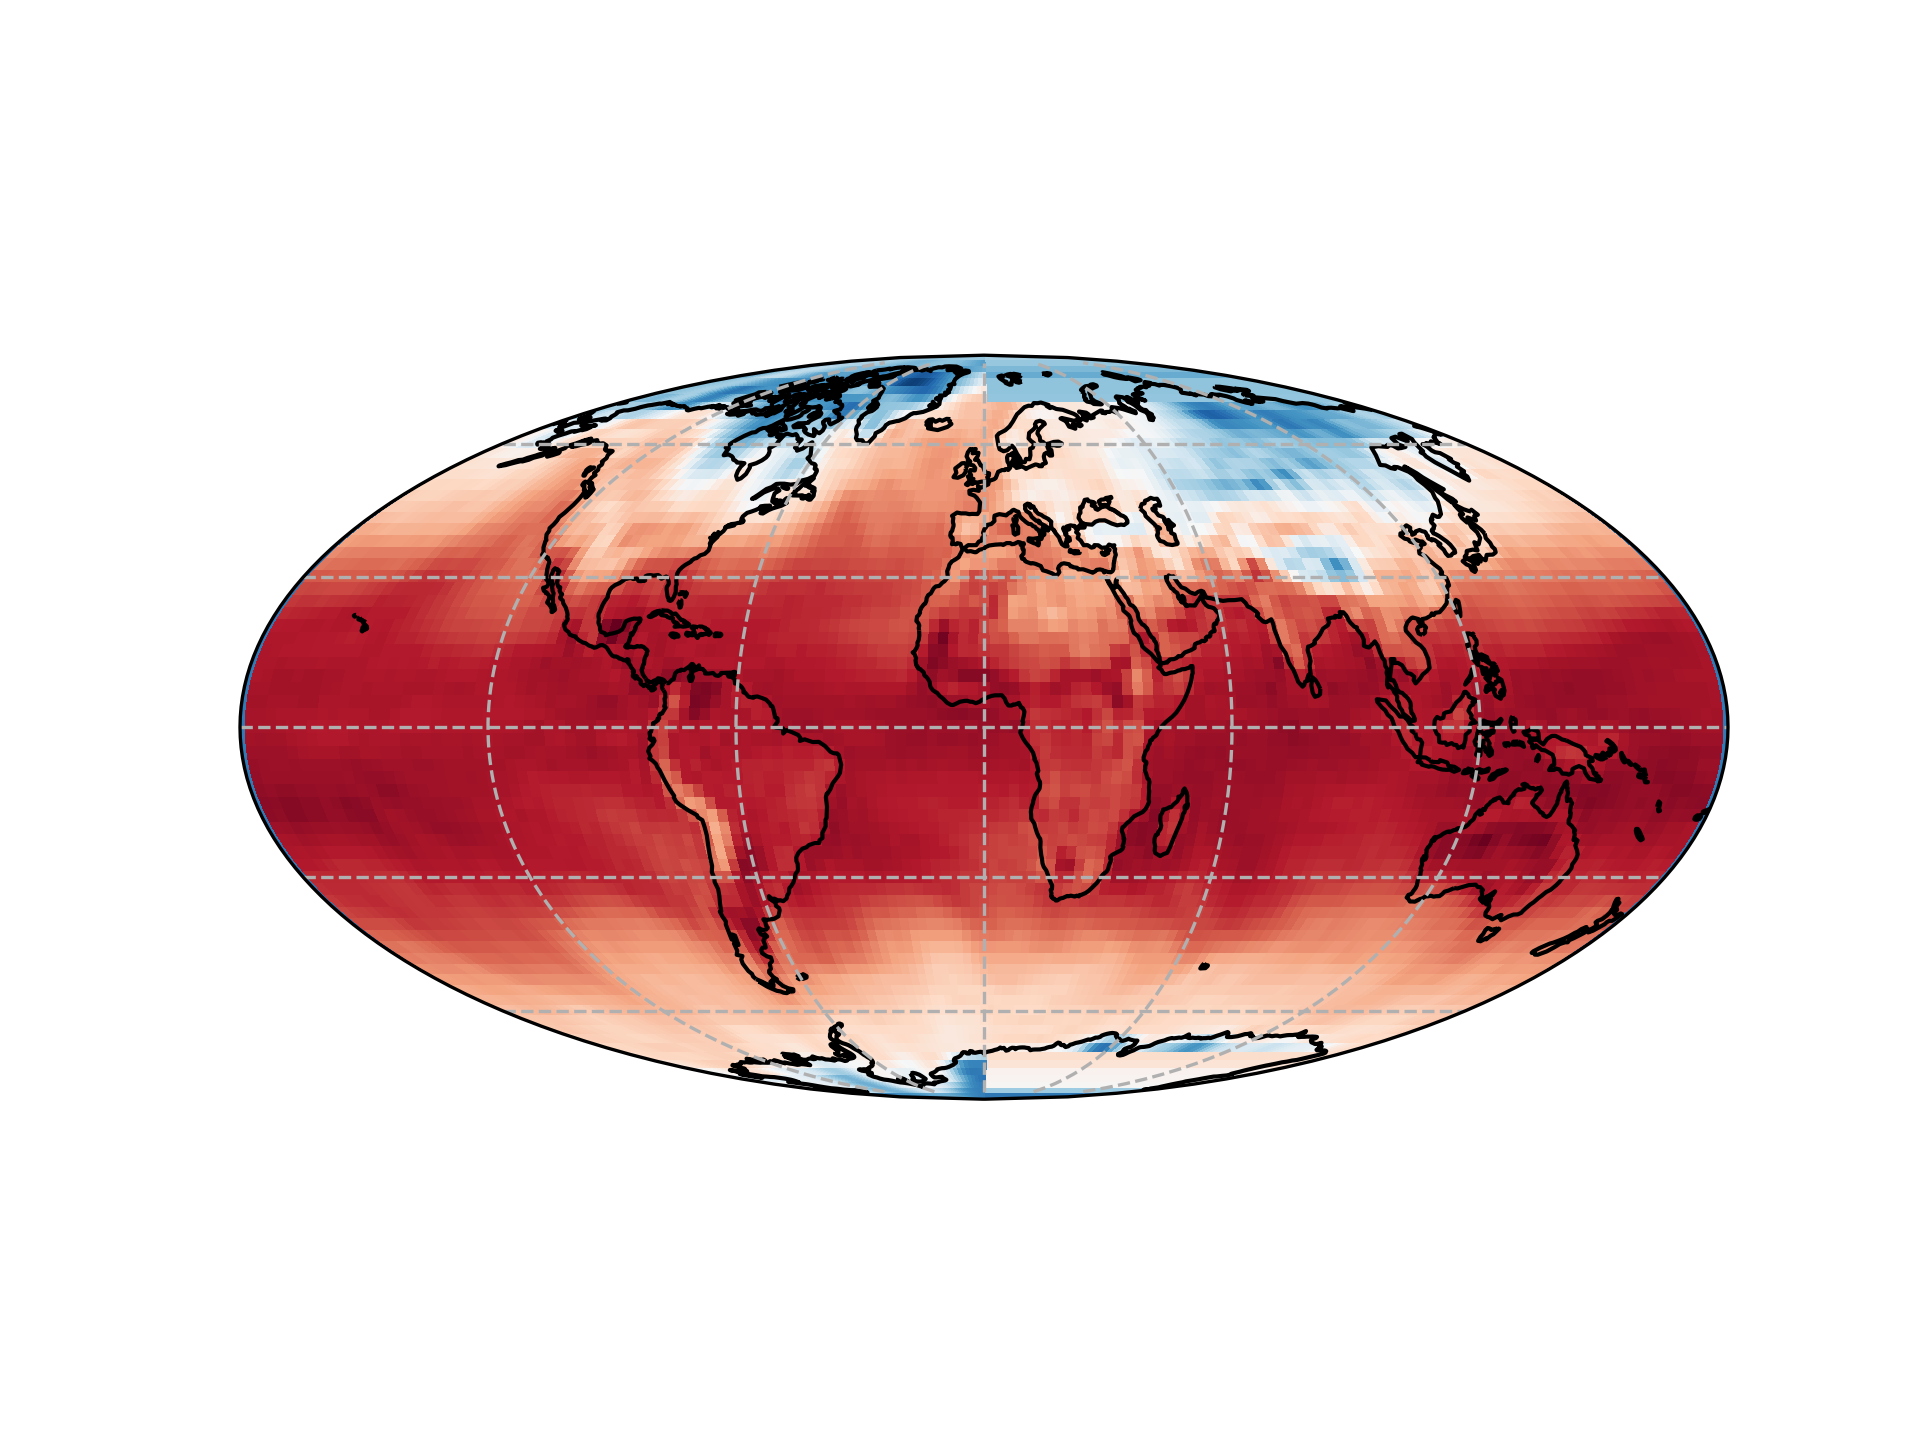

Recreate this plot in Python.
import matplotlib.pyplot as plt
import xarray as xr
import cartopy.crs as ccrs #used to create map plot objects
import pandas as pd
import numpy as np

# Extract the data
data = xr.open_dataset("sfctemp.nc")
date = pd.datetime(2017,2,15)
lat = data["lat"]
lon = data["lon"]
temp = data["tempsfc"].loc[{"time": date}]

# Create map object
fig = plt.figure()

# Try changing the projection to PlateCarree and the value of central longitude
ax_map = fig.add_subplot(1,1,1, projection=ccrs.Mollweide(central_longitude=0.0))
ax_map.coastlines()

# Draw the color mesh plot
# Remove the whiteline along Prime Meridian by extending the temp array to 360.0
from cartopy.util import add_cyclic_point
temp, lon = add_cyclic_point(temp, coord=lon)
cmesh = ax_map.pcolormesh(lon, lat, temp, transform=ccrs.PlateCarree(), cmap="RdBu_r")

# Create lat/lon gridlines
gl = ax_map.gridlines(crs=ccrs.PlateCarree(), linestyle='--')

## Optional
#import matplotlib.ticker as mticker
#gl.xlocator = mticker.FixedLocator(np.linspace(-180, 180, 9))
#
## Zoom-in
#ax_map.set_extent([-45, 45, -70, 70])
#
## Range of colorbar
#cmesh.set_clim([250, 280])

fig.savefig("plot_nc.png",dpi=300)


